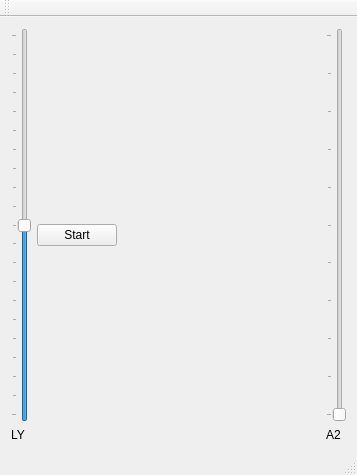
<?xml version="1.0" encoding="UTF-8"?>
<ui version="4.0">
 <class>ControllerClass</class>
 <widget class="QMainWindow" name="ControllerClass">
  <property name="geometry">
   <rect>
    <x>0</x>
    <y>0</y>
    <width>357</width>
    <height>475</height>
   </rect>
  </property>
  <property name="windowTitle">
   <string>Controller</string>
  </property>
  <widget class="QWidget" name="centralWidget">
   <layout class="QGridLayout" name="gridLayout">
    <item row="0" column="0">
     <layout class="QVBoxLayout" name="verticalLayout">
      <item>
       <widget class="QSlider" name="sLY">
        <property name="minimum">
         <number>-100</number>
        </property>
        <property name="maximum">
         <number>100</number>
        </property>
        <property name="value">
         <number>0</number>
        </property>
        <property name="orientation">
         <enum>Qt::Vertical</enum>
        </property>
        <property name="tickPosition">
         <enum>QSlider::TicksAbove</enum>
        </property>
        <property name="tickInterval">
         <number>10</number>
        </property>
       </widget>
      </item>
      <item>
       <widget class="QLabel" name="label">
        <property name="text">
         <string>LY</string>
        </property>
       </widget>
      </item>
     </layout>
    </item>
    <item row="0" column="1">
     <widget class="QPushButton" name="bStart">
      <property name="text">
       <string>Start</string>
      </property>
     </widget>
    </item>
    <item row="0" column="2">
     <spacer name="horizontalSpacer">
      <property name="orientation">
       <enum>Qt::Horizontal</enum>
      </property>
      <property name="sizeHint" stdset="0">
       <size>
        <width>223</width>
        <height>20</height>
       </size>
      </property>
     </spacer>
    </item>
    <item row="0" column="3">
     <layout class="QVBoxLayout" name="verticalLayout_2">
      <item>
       <widget class="QSlider" name="sSensorValue">
        <property name="maximum">
         <number>1000</number>
        </property>
        <property name="orientation">
         <enum>Qt::Vertical</enum>
        </property>
        <property name="tickPosition">
         <enum>QSlider::TicksAbove</enum>
        </property>
        <property name="tickInterval">
         <number>100</number>
        </property>
       </widget>
      </item>
      <item>
       <widget class="QLabel" name="label_2">
        <property name="text">
         <string>A2</string>
        </property>
       </widget>
      </item>
     </layout>
    </item>
   </layout>
  </widget>
  <widget class="QMenuBar" name="menuBar">
   <property name="geometry">
    <rect>
     <x>0</x>
     <y>0</y>
     <width>357</width>
     <height>21</height>
    </rect>
   </property>
  </widget>
  <widget class="QToolBar" name="mainToolBar">
   <attribute name="toolBarArea">
    <enum>TopToolBarArea</enum>
   </attribute>
   <attribute name="toolBarBreak">
    <bool>false</bool>
   </attribute>
  </widget>
  <widget class="QStatusBar" name="statusBar"/>
 </widget>
 <layoutdefault spacing="6" margin="11"/>
 <resources>
  <include location="controller.qrc"/>
 </resources>
 <connections/>
</ui>
